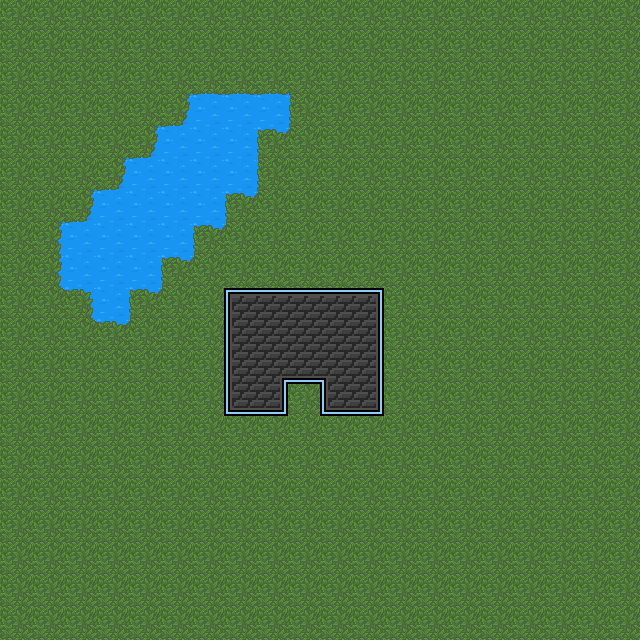

This is a level from a 2D game, rendered from its Tiled map with the project's own tilesets. A one-line summary and the complete map file follow:
An orthogonal 20x20 tile map with 32x32 px tiles, 5 tile layers (water, grass, wall, scene_bg, ...), 3 tilesets and 12 objects (2x TestNPC, MainSpawn, RoomDoor).

<map version="1.4" tiledversion="1.4.2" orientation="orthogonal" renderorder="right-down" compressionlevel="0" width="20" height="20" tilewidth="32" tileheight="32" infinite="0" nextlayerid="46" nextobjectid="75">
 <editorsettings>
  <export target="." />
 </editorsettings>
 <properties>
  <property name="isRoot" type="bool" value="true" />
 </properties>
 <tileset firstgid="1" source="tilesets/grass_texture.tsx" />
 <tileset firstgid="51" source="tilesets/wall_texture.tsx" />
 <tileset firstgid="101" source="tilesets/water_texture.tsx" />
 <layer id="44" name="water" width="20" height="20">
  <data encoding="csv">
112,112,112,112,112,112,112,112,112,112,112,112,112,112,112,112,112,112,112,112,
112,112,112,112,112,112,112,112,112,112,112,112,112,112,112,112,112,112,112,112,
112,112,112,112,112,112,112,112,112,112,112,112,112,112,112,112,112,112,112,112,
112,112,112,112,112,112,112,112,112,112,112,112,112,112,112,112,112,112,112,112,
112,112,112,112,112,112,112,112,112,112,112,112,112,112,112,112,112,112,112,112,
112,112,112,112,112,112,112,112,112,112,112,112,112,112,112,112,112,112,112,112,
112,112,112,112,112,112,112,112,112,112,112,112,112,112,112,112,112,112,112,112,
112,112,112,112,112,112,112,112,112,112,112,112,112,112,112,112,112,112,112,112,
112,112,112,112,112,112,112,112,112,112,112,112,112,112,112,112,112,112,112,112,
112,112,112,112,112,112,112,112,112,112,112,112,112,112,112,112,112,112,112,112,
112,112,112,112,112,112,112,112,112,112,112,112,112,112,112,112,112,112,112,112,
112,112,112,112,112,112,112,112,112,112,112,112,112,112,112,112,112,112,112,112,
112,112,112,112,112,112,112,112,112,112,112,112,112,112,112,112,112,112,112,112,
112,112,112,112,112,112,112,112,112,112,112,112,112,112,112,112,112,112,112,112,
112,112,112,112,112,112,112,112,112,112,112,112,112,112,112,112,112,112,112,112,
112,112,112,112,112,112,112,112,112,112,112,112,112,112,112,112,112,112,112,112,
112,112,112,112,112,112,112,112,112,112,112,112,112,112,112,112,112,112,112,112,
112,112,112,112,112,112,112,112,112,112,112,112,112,112,112,112,112,112,112,112,
112,112,112,112,112,112,112,112,112,112,112,112,112,112,112,112,112,112,112,112,
112,112,112,112,112,112,112,112,112,112,112,112,112,112,112,112,112,112,112,112
</data>
 </layer>
 <layer id="43" name="grass" width="20" height="20">
  <data encoding="csv">
13,13,13,13,13,13,13,13,13,13,13,13,13,13,13,13,13,13,13,13,
13,13,13,13,13,13,13,13,13,13,13,13,13,13,13,13,13,13,13,13,
13,13,13,13,13,8,23,23,23,10,13,13,13,13,13,13,13,13,13,13,
13,13,13,13,8,24,0,0,0,12,13,13,13,13,13,13,13,13,13,13,
13,13,13,8,24,0,0,0,2,30,13,13,13,13,13,13,13,13,13,13,
13,13,8,24,0,0,0,0,12,13,13,13,13,13,13,13,13,13,13,13,
13,8,24,0,0,0,0,2,30,13,13,13,13,13,13,13,13,13,13,13,
13,14,0,0,0,0,2,30,13,13,13,13,13,13,13,13,13,13,13,13,
13,14,0,0,0,2,30,13,13,13,13,13,13,13,13,13,13,13,13,13,
13,28,4,0,2,30,13,13,13,13,13,13,13,13,13,13,13,13,13,13,
13,13,28,3,30,13,13,13,13,13,13,13,13,13,13,13,13,13,13,13,
13,13,13,13,13,13,13,13,13,13,13,13,13,13,13,13,13,13,13,13,
13,13,13,13,13,13,13,13,13,13,13,13,13,13,13,13,13,13,13,13,
13,13,13,13,13,13,13,13,13,13,13,13,13,13,13,13,13,13,13,13,
13,13,13,13,13,13,13,13,13,13,13,13,13,13,13,13,13,13,13,13,
13,13,13,13,13,13,13,13,13,13,13,13,13,13,13,13,13,13,13,13,
13,13,13,13,13,13,13,13,13,13,13,13,13,13,13,13,13,13,13,13,
13,13,13,13,13,13,13,13,13,13,13,13,13,13,13,13,13,13,13,13,
13,13,13,13,13,13,13,13,13,13,13,13,13,13,13,13,13,13,13,13,
13,13,13,13,13,13,13,13,13,13,13,13,13,13,13,13,13,13,13,13
</data>
 </layer>
 <layer id="41" name="wall" width="20" height="20">
  <data encoding="csv">
0,0,0,0,0,0,0,0,0,0,0,0,0,0,0,0,0,0,0,0,
0,0,0,0,0,0,0,0,0,0,0,0,0,0,0,0,0,0,0,0,
0,0,0,0,0,0,0,0,0,0,0,0,0,0,0,0,0,0,0,0,
0,0,0,0,0,0,0,0,0,0,0,0,0,0,0,0,0,0,0,0,
0,0,0,0,0,0,0,0,0,0,0,0,0,0,0,0,0,0,0,0,
0,0,0,0,0,0,0,0,0,0,0,0,0,0,0,0,0,0,0,0,
0,0,0,0,0,0,0,0,0,0,0,0,0,0,0,0,0,0,0,0,
0,0,0,0,0,0,0,0,0,0,0,0,0,0,0,0,0,0,0,0,
0,0,0,0,0,0,0,0,0,0,0,0,0,0,0,0,0,0,0,0,
0,0,0,0,0,0,0,52,53,53,53,54,0,0,0,0,0,0,0,0,
0,0,0,0,0,0,0,62,63,63,63,64,0,0,0,0,0,0,0,0,
0,0,0,0,0,0,0,62,58,73,60,64,0,0,0,0,0,0,0,0,
0,0,0,0,0,0,0,72,74,0,72,74,0,0,0,0,0,0,0,0,
0,0,0,0,0,0,0,0,0,0,0,0,0,0,0,0,0,0,0,0,
0,0,0,0,0,0,0,0,0,0,0,0,0,0,0,0,0,0,0,0,
0,0,0,0,0,0,0,0,0,0,0,0,0,0,0,0,0,0,0,0,
0,0,0,0,0,0,0,0,0,0,0,0,0,0,0,0,0,0,0,0,
0,0,0,0,0,0,0,0,0,0,0,0,0,0,0,0,0,0,0,0,
0,0,0,0,0,0,0,0,0,0,0,0,0,0,0,0,0,0,0,0,
0,0,0,0,0,0,0,0,0,0,0,0,0,0,0,0,0,0,0,0
</data>
 </layer>
 <layer id="38" name="scene_bg" width="20" height="20">
  <data encoding="csv">
0,0,0,0,0,0,0,0,0,0,0,0,0,0,0,0,0,0,0,0,
0,0,0,0,0,0,0,0,0,0,0,0,0,0,0,0,0,0,0,0,
0,0,0,0,0,0,0,0,0,0,0,0,0,0,0,0,0,0,0,0,
0,0,0,0,0,0,0,0,0,0,0,0,0,0,0,0,0,0,0,0,
0,0,0,0,0,0,0,0,0,0,0,0,0,0,0,0,0,0,0,0,
0,0,0,0,0,0,0,0,0,0,0,0,0,0,0,0,0,0,0,0,
0,0,0,0,0,0,0,0,0,0,0,0,0,0,0,0,0,0,0,0,
0,0,0,0,0,0,0,0,0,0,0,0,0,0,0,0,0,0,0,0,
0,0,0,0,0,0,0,0,0,0,0,0,0,0,0,0,0,0,0,0,
0,0,0,0,0,0,0,0,0,0,0,0,0,0,0,0,0,0,0,0,
0,0,0,0,0,0,0,0,0,0,0,0,0,0,0,0,0,0,0,0,
0,0,0,0,0,0,0,0,0,0,0,0,0,0,0,0,0,0,0,0,
0,0,0,0,0,0,0,0,0,0,0,0,0,0,0,0,0,0,0,0,
0,0,0,0,0,0,0,0,0,0,0,0,0,0,0,0,0,0,0,0,
0,0,0,0,0,0,0,0,0,0,0,0,0,0,0,0,0,0,0,0,
0,0,0,0,0,0,0,0,0,0,0,0,0,0,0,0,0,0,0,0,
0,0,0,0,0,0,0,0,0,0,0,0,0,0,0,0,0,0,0,0,
0,0,0,0,0,0,0,0,0,0,0,0,0,0,0,0,0,0,0,0,
0,0,0,0,0,0,0,0,0,0,0,0,0,0,0,0,0,0,0,0,
0,0,0,0,0,0,0,0,0,0,0,0,0,0,0,0,0,0,0,0
</data>
 </layer>
 <layer id="39" name="scene_fg" width="20" height="20">
  <data encoding="csv">
0,0,0,0,0,0,0,0,0,0,0,0,0,0,0,0,0,0,0,0,
0,0,0,0,0,0,0,0,0,0,0,0,0,0,0,0,0,0,0,0,
0,0,0,0,0,0,0,0,0,0,0,0,0,0,0,0,0,0,0,0,
0,0,0,0,0,0,0,0,0,0,0,0,0,0,0,0,0,0,0,0,
0,0,0,0,0,0,0,0,0,0,0,0,0,0,0,0,0,0,0,0,
0,0,0,0,0,0,0,0,0,0,0,0,0,0,0,0,0,0,0,0,
0,0,0,0,0,0,0,0,0,0,0,0,0,0,0,0,0,0,0,0,
0,0,0,0,0,0,0,0,0,0,0,0,0,0,0,0,0,0,0,0,
0,0,0,0,0,0,0,0,0,0,0,0,0,0,0,0,0,0,0,0,
0,0,0,0,0,0,0,0,0,0,0,0,0,0,0,0,0,0,0,0,
0,0,0,0,0,0,0,0,0,0,0,0,0,0,0,0,0,0,0,0,
0,0,0,0,0,0,0,0,0,0,0,0,0,0,0,0,0,0,0,0,
0,0,0,0,0,0,0,0,0,0,0,0,0,0,0,0,0,0,0,0,
0,0,0,0,0,0,0,0,0,0,0,0,0,0,0,0,0,0,0,0,
0,0,0,0,0,0,0,0,0,0,0,0,0,0,0,0,0,0,0,0,
0,0,0,0,0,0,0,0,0,0,0,0,0,0,0,0,0,0,0,0,
0,0,0,0,0,0,0,0,0,0,0,0,0,0,0,0,0,0,0,0,
0,0,0,0,0,0,0,0,0,0,0,0,0,0,0,0,0,0,0,0,
0,0,0,0,0,0,0,0,0,0,0,0,0,0,0,0,0,0,0,0,
0,0,0,0,0,0,0,0,0,0,0,0,0,0,0,0,0,0,0,0
</data>
 </layer>
 <objectgroup id="45" name="npc">
  <object id="73" name="TestNPC" x="160" y="512">
   <properties>
    <property name="dialogue" value="test" />
    <property name="sprite" value="npc" />
   </properties>
   <point />
  </object>
  <object id="74" name="TestNPC" x="192" y="576">
   <properties>
    <property name="dialogue" value="test" />
    <property name="sprite" value="npc" />
   </properties>
   <point />
  </object>
 </objectgroup>
 <objectgroup id="32" name="spawn">
  <object id="29" template="spawn.tx" name="MainSpawn" x="32" y="608">
   <properties>
    <property name="id" value="main" />
   </properties>
  </object>
  <object id="62" template="spawn.tx" name="RoomDoor" x="288" y="448">
   <properties>
    <property name="id" value="roomDoor" />
   </properties>
  </object>
 </objectgroup>
 <objectgroup id="33" name="warps">
  <object id="34" template="connection.tx" x="288" y="384" width="32" height="18.5">
   <properties>
    <property name="connectedMap" value="room" />
    <property name="connectedSpawn" value="main" />
   </properties>
  </object>
 </objectgroup>
 <objectgroup id="31" name="collision">
  <object id="31" x="224" y="288" width="160" height="96" />
  <object id="33" x="320" y="384" width="64" height="32" />
  <object id="38" x="-32" y="-32" width="32" height="704" />
  <object id="39" x="0" y="640" width="672" height="32" />
  <object id="40" x="640" y="-32" width="32" height="672" />
  <object id="41" x="0" y="-32" width="640" height="32" />
  <object id="45" x="224" y="384" width="64" height="32" />
 </objectgroup>
</map>
